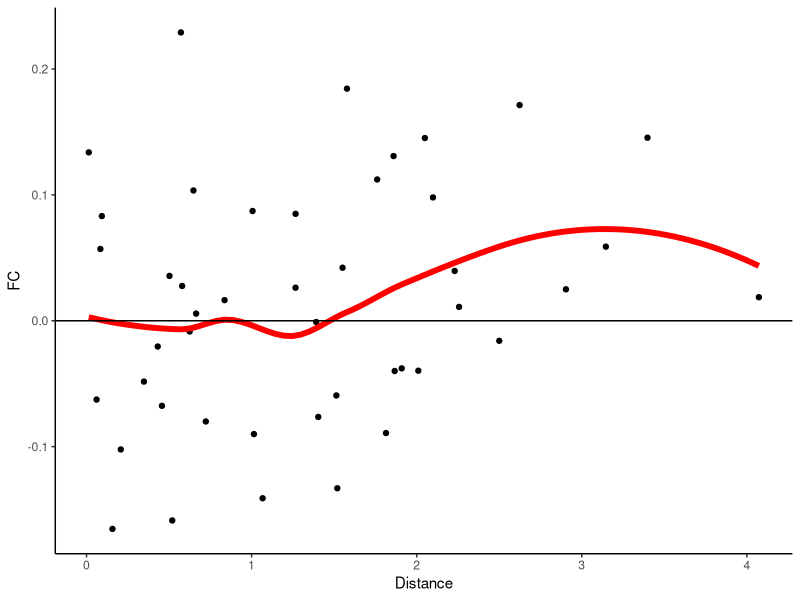

Write the R code that produced this figure.
## ---- chunk 1
knitr::opts_chunk$set(echo = TRUE)
library(ggplot2)
library(tidyverse)
## ---- chunk 2
set.seed(2022)
timeseries <- matrix(rnorm(1000), nrow = 100)
FC_matrix <- cor(timeseries)

distance <- diag(0, 10)
distance[lower.tri(distance)] <- distance[upper.tri(distance)] <- abs(rnorm(45, 1, 1))
## ---- chunk 3
data2plot <- data.frame(FC_vec = FC_matrix[upper.tri(FC_matrix)],
                        Dist_vec = distance[upper.tri(distance)])

data2plot %>%
  ggplot(aes(x = Dist_vec, y = FC_vec)) +
  geom_point() +
  geom_smooth(se = FALSE, color = "red", lwd = 2) +
  geom_hline(yintercept = 0) +
  xlab("Distance") +
  ylab("FC") +
  theme(panel.grid = element_blank(),
        panel.grid.major = element_blank(),
        panel.background = element_blank(),
        axis.line = element_line(colour = "black"))

